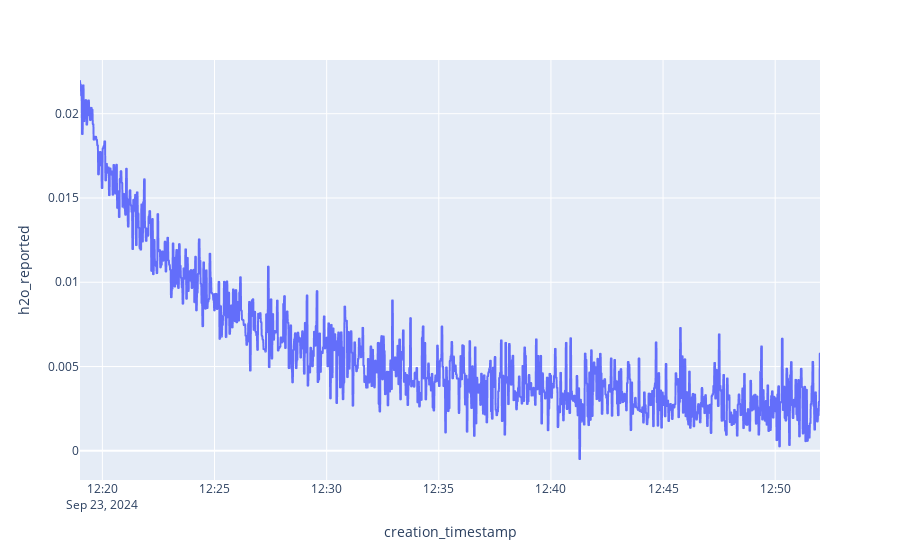
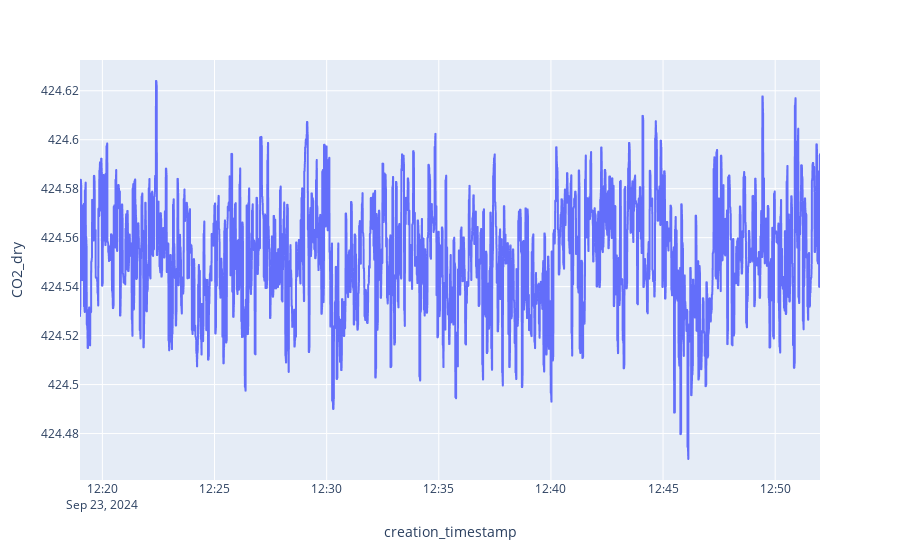
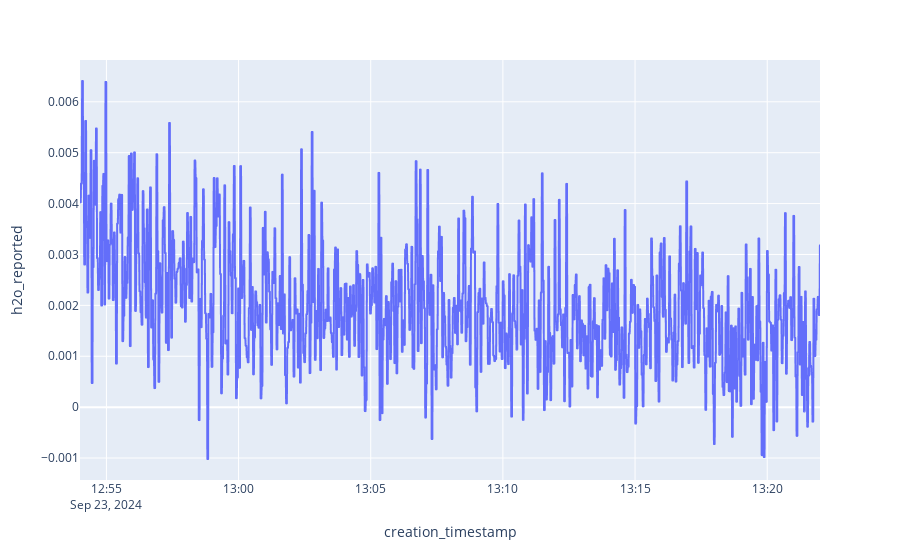
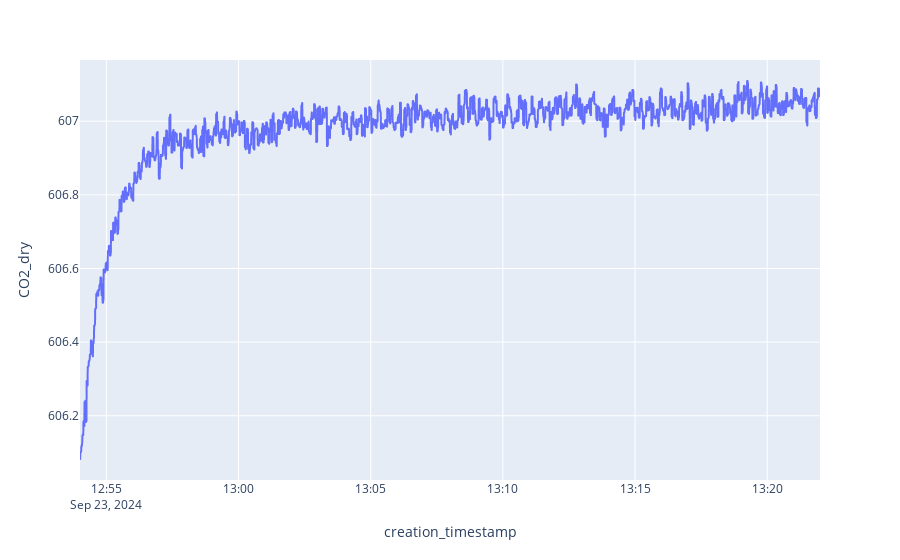

The code cell stored with these charts, in order, in its notebook:
### Code cell
# 23.09.2024: ICOS Picarro

low_start_date = datetime(2024, 9, 23, 12, 19, 0).replace(tzinfo=timezone.utc)
low_end_date = datetime(2024, 9, 23, 12, 52, 0).replace(tzinfo=timezone.utc)

high_start_date = datetime(2024, 9, 23, 12, 54, 0).replace(tzinfo=timezone.utc)
high_end_date = datetime(2024, 9, 23, 13, 22, 0).replace(tzinfo=timezone.utc)

process_two_point_picarro_calibration(df_p_529, low_start_date, low_end_date, high_start_date, high_end_date)

### Figure 1 — Plotly figure (JSON) as saved in the notebook; plotly's stock layout.template omitted (floating-point values rounded to 4 significant figures; data arrays with more than 128 entries replaced by an {"elided": "..."} marker saying what was removed)
{"data": [{"hovertemplate": "creation_timestamp=%{x}<br>h2o_reported=%{y}<extra></extra>", "legendgroup": "", "line": {"color": "#636efa", "dash": "solid"}, "marker": {"symbol": "circle"}, "mode": "lines", "name": "", "showlegend": false, "type": "scattergl", "x": {"elided": "3292 str values"}, "xaxis": "x", "y": {"elided": "3292 float values"}, "yaxis": "y"}], "layout": {"legend": {"tracegroupgap": 0}, "margin": {"t": 60}, "xaxis": {"anchor": "y", "domain": [0, 1], "title": {"text": "creation_timestamp"}}, "yaxis": {"anchor": "x", "domain": [0, 1], "title": {"text": "h2o_reported"}}}}

### Figure 2 — Plotly figure (JSON) as saved in the notebook; plotly's stock layout.template omitted (floating-point values rounded to 4 significant figures; data arrays with more than 128 entries replaced by an {"elided": "..."} marker saying what was removed)
{"data": [{"hovertemplate": "creation_timestamp=%{x}<br>CO2_dry=%{y}<extra></extra>", "legendgroup": "", "line": {"color": "#636efa", "dash": "solid"}, "marker": {"symbol": "circle"}, "mode": "lines", "name": "", "showlegend": false, "type": "scattergl", "x": {"elided": "3292 str values"}, "xaxis": "x", "y": {"elided": "3292 float values"}, "yaxis": "y"}], "layout": {"legend": {"tracegroupgap": 0}, "margin": {"t": 60}, "xaxis": {"anchor": "y", "domain": [0, 1], "title": {"text": "creation_timestamp"}}, "yaxis": {"anchor": "x", "domain": [0, 1], "title": {"text": "CO2_dry"}}}}

### Figure 3 — Plotly figure (JSON) as saved in the notebook; plotly's stock layout.template omitted (floating-point values rounded to 4 significant figures; data arrays with more than 128 entries replaced by an {"elided": "..."} marker saying what was removed)
{"data": [{"hovertemplate": "creation_timestamp=%{x}<br>h2o_reported=%{y}<extra></extra>", "legendgroup": "", "line": {"color": "#636efa", "dash": "solid"}, "marker": {"symbol": "circle"}, "mode": "lines", "name": "", "showlegend": false, "type": "scattergl", "x": {"elided": "2790 str values"}, "xaxis": "x", "y": {"elided": "2790 float values"}, "yaxis": "y"}], "layout": {"legend": {"tracegroupgap": 0}, "margin": {"t": 60}, "xaxis": {"anchor": "y", "domain": [0, 1], "title": {"text": "creation_timestamp"}}, "yaxis": {"anchor": "x", "domain": [0, 1], "title": {"text": "h2o_reported"}}}}

### Figure 4 — Plotly figure (JSON) as saved in the notebook; plotly's stock layout.template omitted (floating-point values rounded to 4 significant figures; data arrays with more than 128 entries replaced by an {"elided": "..."} marker saying what was removed)
{"data": [{"hovertemplate": "creation_timestamp=%{x}<br>CO2_dry=%{y}<extra></extra>", "legendgroup": "", "line": {"color": "#636efa", "dash": "solid"}, "marker": {"symbol": "circle"}, "mode": "lines", "name": "", "showlegend": false, "type": "scattergl", "x": {"elided": "2790 str values"}, "xaxis": "x", "y": {"elided": "2790 float values"}, "yaxis": "y"}], "layout": {"legend": {"tracegroupgap": 0}, "margin": {"t": 60}, "xaxis": {"anchor": "y", "domain": [0, 1], "title": {"text": "creation_timestamp"}}, "yaxis": {"anchor": "x", "domain": [0, 1], "title": {"text": "CO2_dry"}}}}
